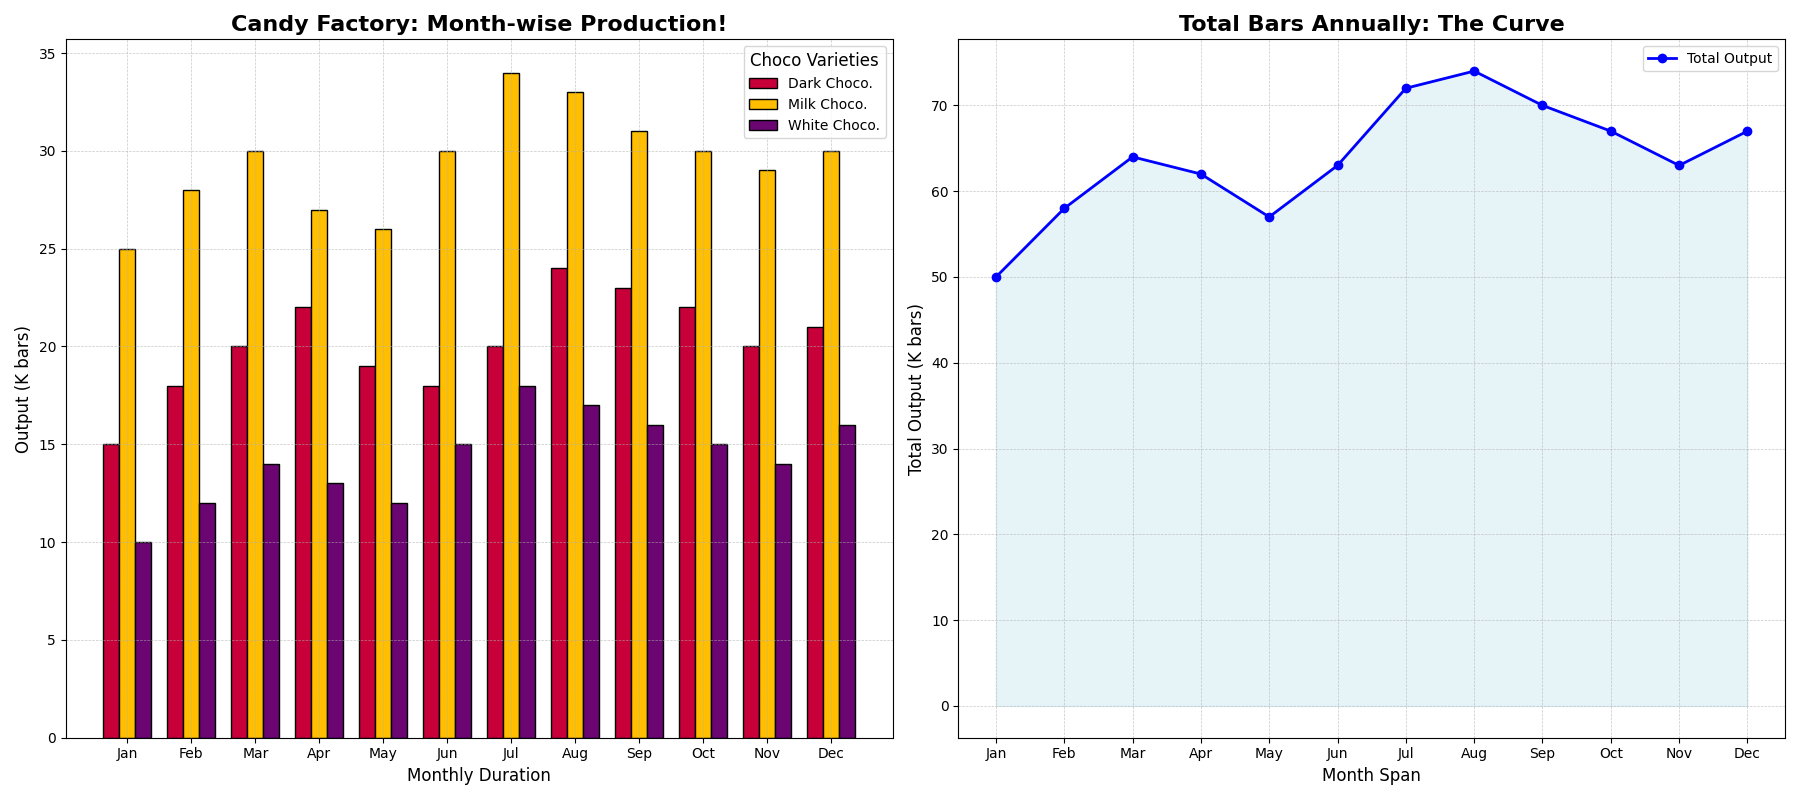

The Python source for this figure:
import matplotlib.pyplot as plt
import numpy as np

months = ['Jan', 'Feb', 'Mar', 'Apr', 'May', 'Jun', 'Jul', 'Aug', 'Sep', 'Oct', 'Nov', 'Dec']
chocolate_types = ['Dark Chocolate', 'Milk Chocolate', 'White Chocolate']

dark_chocolate = [15, 18, 20, 22, 19, 18, 20, 24, 23, 22, 20, 21]
milk_chocolate = [25, 28, 30, 27, 26, 30, 34, 33, 31, 30, 29, 30]
white_chocolate = [10, 12, 14, 13, 12, 15, 18, 17, 16, 15, 14, 16]

# Shuffled colors
colors = ['#C70039', '#FFBF00', '#6A0572']

bar_width = 0.25
x = np.arange(len(months))

fig, (ax1, ax2) = plt.subplots(1, 2, figsize=(18, 8))

ax1.bar(x - bar_width, dark_chocolate, width=bar_width, color=colors[0], edgecolor='black', label='Dark Choco.')
ax1.bar(x, milk_chocolate, width=bar_width, color=colors[1], edgecolor='black', label='Milk Choco.')
ax1.bar(x + bar_width, white_chocolate, width=bar_width, color=colors[2], edgecolor='black', label='White Choco.')

ax1.set_xlabel('Monthly Duration', fontsize=12)
ax1.set_ylabel('Output (K bars)', fontsize=12)
ax1.set_title('Candy Factory: Month-wise Production!', fontsize=16, fontweight='bold')
ax1.set_xticks(x)
ax1.set_xticklabels(months)
ax1.legend(title='Choco Varieties', fontsize=10, title_fontsize=12)
ax1.grid(True, which='both', linestyle='--', linewidth=0.5, alpha=0.7)

total_production = np.array(dark_chocolate) + np.array(milk_chocolate) + np.array(white_chocolate)

ax2.plot(months, total_production, marker='o', linestyle='-', color='blue', linewidth=2, markersize=6, label='Total Output')
ax2.fill_between(months, total_production, color='lightblue', alpha=0.3)

ax2.set_xlabel('Month Span', fontsize=12)
ax2.set_ylabel('Total Output (K bars)', fontsize=12)
ax2.set_title('Total Bars Annually: The Curve', fontsize=16, fontweight='bold')
ax2.legend(fontsize=10)
ax2.grid(True, which='both', linestyle='--', linewidth=0.5, alpha=0.7)

plt.tight_layout()
plt.show()
